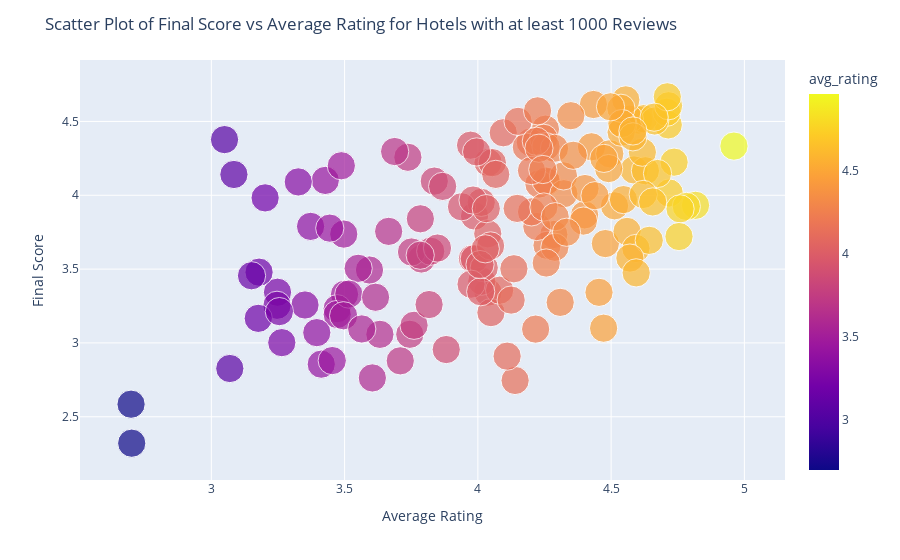

The cell this chart's notebook holds for it:
### Code cell
df = pd.read_csv('final_scores_sorted.csv')

fig = px.scatter(df, x='avg_rating ', y='final_score ', color='avg_rating ', size='num_reviews_clipped', hover_data=['hotel_id ', 'num_reviews '])
fig.update_traces(marker=dict(size=12,
                              line=dict(width=2,
                                        color='DarkSlateGrey')),
                  selector=dict(mode='markers+text'))

fig.update_layout(
    yaxis_title="Final Score",
    xaxis_title="Average Rating",
    title=f"Scatter Plot of Final Score vs Average Rating for Hotels with at least 1000 Reviews",
)
fig.show()

### Figure 1 — Plotly figure (JSON) as saved in the notebook; plotly's stock layout.template omitted (floating-point values rounded to 4 significant figures; data arrays with more than 128 entries replaced by an {"elided": "..."} marker saying what was removed)
{"data": [{"customdata": {"elided": "158x2 int values"}, "hovertemplate": "avg_rating =%{marker.color}<br>final_score =%{y}<br>num_reviews_clipped=%{marker.size}<br>hotel_id =%{customdata[0]}<br>num_reviews =%{customdata[1]}<extra></extra>", "legendgroup": "", "marker": {"color": {"elided": "158 float values"}, "coloraxis": "coloraxis", "size": {"elided": "158 int values"}, "sizemode": "area", "sizeref": 0.25, "symbol": "circle"}, "mode": "markers", "name": "", "orientation": "v", "showlegend": false, "type": "scatter", "x": {"elided": "158 float values"}, "xaxis": "x", "y": {"elided": "158 float values"}, "yaxis": "y"}], "layout": {"coloraxis": {"colorbar": {"title": {"text": "avg_rating "}}, "colorscale": [[0, "#0d0887"], [0.1111, "#46039f"], [0.2222, "#7201a8"], [0.3333, "#9c179e"], [0.4444, "#bd3786"], [0.5556, "#d8576b"], [0.6667, "#ed7953"], [0.7778, "#fb9f3a"], [0.8889, "#fdca26"], [1, "#f0f921"]]}, "legend": {"itemsizing": "constant", "tracegroupgap": 0}, "margin": {"t": 60}, "title": {"text": "Scatter Plot of Final Score vs Average Rating for Hotels with at least 1000 Reviews"}, "xaxis": {"anchor": "y", "domain": [0, 1], "title": {"text": "Average Rating"}}, "yaxis": {"anchor": "x", "domain": [0, 1], "title": {"text": "Final Score"}}}}
